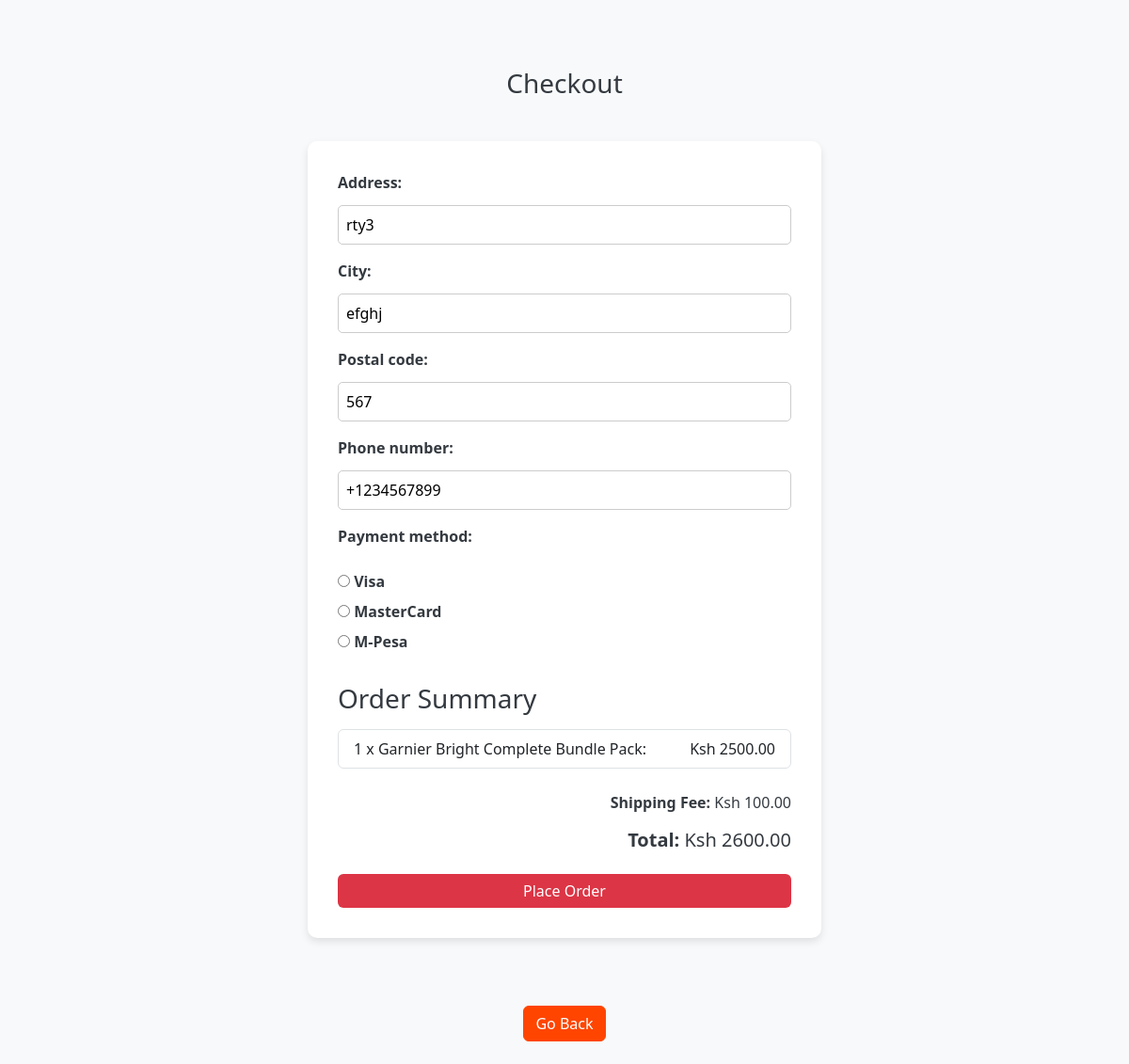
The page /checkout/ (signed in) on the database its author committed.
### myapp/models.py (models this page shows, shortened)
class Profile(models.Model):
    user = models.OneToOneField(User, on_delete=models.CASCADE)  # Link to the user; if the user is deleted, the profile is also deleted
    phone_number = models.CharField(
        max_length=15,
        blank=True,
        null=True,
        validators=[RegexValidator(
            regex=r'^\+?\d{10,15}$',
            message="Phone number must be in the format: '+1234567890'. Up to 15 digits allowed."
        )],
        error_messages={
            'max_length': 'Phone number cannot be longer than 15 characters.'
        }
    )  # Optional phone number; up to 15 characters with validation for format and length
    address = models.CharField(
        max_length=255,
        blank=True,
        null=True,
        error_messages={
            'max_length': 'Address cannot be longer than 255 characters.'
        }
    )  # Optional address; up to 255 characters with a custom error message for exceeding the limit
    city = models.CharField(
        max_length=100,
        blank=True,
        null=True,
        validators=[RegexValidator(
            regex=r'^[a-zA-Z\s]+$',
            message="City name must contain only letters and spaces."
        )],
        error_messages={
            'max_length': 'City name cannot be longer than 100 characters.'
        }
    )  # Optional city; up to 100 characters with validation for format and length
    postal_code = models.CharField(
        max_length=20,
        blank=True,
        null=True,
        validators=[RegexValidator(
            regex=r'^\d{1,10}$',
            message="Postal code must contain between 1 and 10 digits."
        )],
        error_messages={
            'max_length': 'Postal code cannot be longer than 10 digits.'
        }
    )  # Optional postal code; up to 20 characters with validation for format and length
    profile_picture = models.ImageField(
        upload_to='profile_pictures/',
        default='default.png'
    )  # Optional profile picture; uploaded to 'profile_pictures/' directory with a default image

class CartItem(models.Model):
    cart = models.ForeignKey(Cart, on_delete=models.CASCADE)  # Link to the cart this item belongs to; if the cart is deleted, this item is also deleted
    product = models.ForeignKey(Product, on_delete=models.CASCADE)  # The product this item represents; if the product is deleted, this item is also deleted
    quantity = models.PositiveIntegerField(default=1)  # The quantity of the product in the cart; default is 1
    def get_total_price(self):
        return self.product.get_total_price(self.quantity)  # Uses the Product's method to calculate the total price for this item

class Product(models.Model):
    name = models.CharField(max_length=255)  # The name of the product, with a maximum length of 255 characters
    price = models.DecimalField(
        max_digits=12, decimal_places=2, default=0, validators=[MinValueValidator(0)]
    )  # The price of the product, with up to 12 digits, including 2 decimal places; default is 0 and must be non-negative
    image = models.ImageField(upload_to='products_images/', blank=True)  # Optional image of the product; if provided, stored in 'products_images/' directory
    description = models.TextField(blank=True, null=True)  # Optional text description of the product; can be left blank or set to null
    rating = models.DecimalField(
        max_digits=4, decimal_places=2, default=0, validators=[MinValueValidator(0)]
    )  # The rating of the product, with up to 4 digits, including 2 decimal places; default is 0 and must be non-negative
    reviews = models.CharField(max_length=255)  # Product reviews, limited to 255 characters
    def get_total_price(self, quantity):
        return self.price * quantity  # Multiplies the product's price by the quantity to get the total price

### myapp/views.py (the view, shortened to what this page needs)
# urls.py: path('checkout/', views.checkout_view, name='checkout'),
@login_required
@csrf_protect
def checkout_view(request):
    if request.method == 'GET':
        cart_items = []  # Initialize list to hold cart items
        total_price = 0  # Initialize total price
        shipping_fee = 0  # Initialize shipping fee
        product_id = request.GET.get('product_id')
        product_name = request.GET.get('product_name')
        product_price = request.GET.get('product_price')
        product_quantity = int(request.GET.get('product_quantity', 1))  # Default quantity to 1 if not provided
        if product_id and product_name and product_price:
            try:
                product = Product.objects.get(id=product_id)
                product_price = float(product_price)
                total_price = product_price * product_quantity
                shipping_fee = calculate_shipping_fee(total_price)
                request.session['checkout_product'] = {
                    'product_id': product_id,
                    'product_name': product_name,
                    'product_price': product_price,
                    'product_quantity': product_quantity,
                }
                cart_items = [{
                    'quantity': product_quantity,
                    'product': {
                        'name': product_name,
                        'price': product_price,
                        'description': request.GET.get('product_description'),
                    },
                    'get_total_price': product_price * product_quantity,
                }]
            except Product.DoesNotExist:
                return HttpResponse("Product not found.", status=404)
        else:
            if request.user.is_authenticated:
                cart = get_object_or_404(Cart, user=request.user)
                cart_items = CartItem.objects.filter(cart=cart)
                if not cart_items:
                    return render(request, 'empty_cart.html')
                total_price = sum(item.get_total_price() for item in cart_items)
        shipping_fee = calculate_shipping_fee(total_price)
        total_price += shipping_fee
        initial_data = {}
        if request.user.is_authenticated:
            profile = request.user.profile
            initial_data = {
                'phone_number':profile.phone_number,
                'address': profile.address,
                'city': profile.city,
                'postal_code': profile.postal_code,
            }
        form = CheckoutForm(initial=initial_data)
        context = {
            'form': form,
            'cart_items': cart_items,
            'total_price': total_price,
            'shipping_fee': shipping_fee,
        }
        return render(request, 'checkout.html', context)

### myapp/forms.py
class CheckoutForm(BaseAddressForm):
    phone_number = forms.CharField(
        max_length=15,  # Phone number cannot exceed 15 characters
        validators=[RegexValidator(
            r'^\+?\d{10,15}$',  # Phone number must match this regex pattern
            'Phone number must be in the format: "+1234567890". Include country code and ensure it is between 10 and 15 digits.'  # Error message for invalid phone number
        )],
        widget=forms.TextInput(attrs={'placeholder': 'e.g., +1234567890'}),  # Placeholder text to guide users
        error_messages={
            'required': 'Please provide your phone number.',  # Error message if phone number field is empty
            'max_length': 'Phone number cannot be longer than 15 characters.',  # Error message if phone number is too long
        }
    )
    payment_method = forms.ChoiceField(
        choices=[('visa', 'Visa'), ('mastercard', 'MasterCard'), ('mpesa', 'M-Pesa')],  # Choices for payment methods
        widget=forms.RadioSelect,  # Use radio buttons for selection
        error_messages={
            'required': 'Please select a payment method.',  # Error message if payment method is not selected
        }
    )

### myapp/views.py (called while the page is built)
def calculate_shipping_fee(total_price):
    if total_price is None:
        return 0  # Return default fee if no price is provided
    if total_price <= 1000:
        return 50  # Return shipping fee for orders up to 1000
    elif total_price <= 5000:
        return 100  # Return shipping fee for orders between 1001 and 5000
    else:
        return 150  # Return shipping fee for orders above 5000

### templates/checkout.html (shortened to what this page needs)
{% extends "base.html" %}
{% block content %}
    <div class="row justify-content-center py-5">
        <h2 class="text-center mb-4">Checkout</h2>
        <div class="col-md-6">
            <form method="POST" action="{% url 'checkout' %}">
                <div class="mb-4">
                    {{ form.as_p }}
                </div>
                <h3 class="mb-3">Order Summary</h3>
                <ul class="list-group mb-4">
                    {% if checkout_product %}
                        <li class="list-group-item d-flex justify-content-between align-items-center">
                            {{ checkout_product.quantity }} x {{ checkout_product.product.name }}:
                            <span>Ksh {{ checkout_product.total_price|floatformat:2 }}</span>
                        </li>
                    {% else %}
                        {% for item in cart_items %}
                        <li class="list-group-item d-flex justify-content-between align-items-center">
                            {{ item.quantity }} x {{ item.product.name }}:
                            <span>Ksh {{ item.get_total_price|floatformat:2 }}</span>
                        </li>
                        {% endfor %}
                    {% endif %}
                </ul>
                <div class="mb-4 text-end">
                    <p><strong>Shipping Fee:</strong> Ksh {{ shipping_fee|floatformat:2 }}</p>
                    <h5><strong>Total:</strong> Ksh {{ total_price|floatformat:2 }}</h5>
                </div>
                <button type="submit" class="btn btn-danger w-100">Place Order</button>
            </form>
        </div>
    </div>
    <div class="text-center mt-4">
        <a href="{% url 'index' %}" class="btn btn-primary">Go Back</a>
    </div>
{% endblock %}

### static/css/styles.css (style rules this page uses)
body { background-color: #f8f9fa; color: #343a40; }
.btn-primary { background-color: #FF4500 !important; border-color: #FF4500 !important; }
form { background-color: #fff; padding: 2rem; border-radius: 10px; box-shadow: 0 4px 8px rgba(0, 0, 0, 0.1); margin-top: 20px; }
form label { margin-bottom: 8px; font-weight:bold; }
form input, form textarea, form select { width: 100%; padding: 0.5rem; margin-top: 4px; border-radius: 5px; border: 1px solid #ccc; transition: border-color 0.3s ease; }
form button { padding: 0.75rem; font-size: 1rem; border-radius: 5px; width: 100%; }
form .btn-danger { background-color: #dc3545; border: none; }
h2.text-center { font-size: 1.75rem; margin-bottom: 1.5rem; }
form input[type="radio"] { width: auto; margin-top: 0; }
@media (min-width: 768px) { .row { display: flex; } }

### rows shown on the page
Profile: address "rty3", city "efghj", postal_code "567", phone_number "+1234567899"
CartItem: quantity "1", product.name "Garnier Bright Complete Bundle Pack", get_total_price "2500.00"

### other values the page prints
{{ shipping_fee|floatformat:2 }} "100.00"
{{ total_price|floatformat:2 }} "2600.00"
